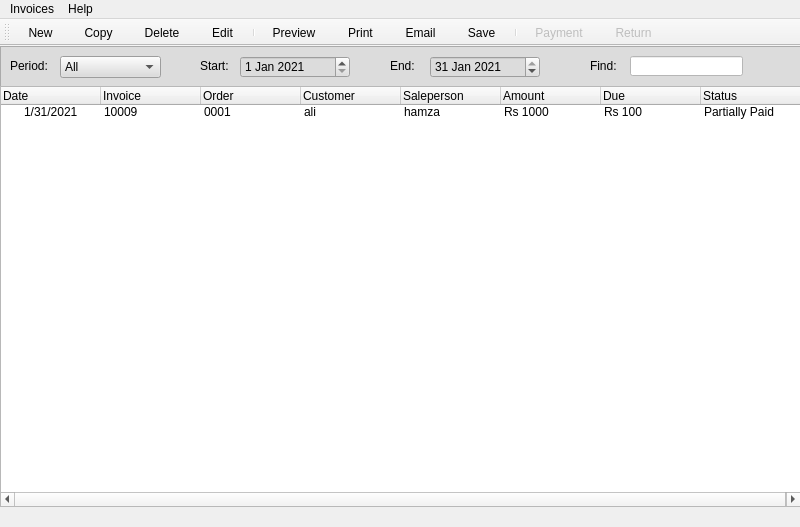
<?xml version="1.0" encoding="UTF-8"?>
<ui version="4.0">
 <class>allInvoicesView</class>
 <widget class="QMainWindow" name="allInvoicesView">
  <property name="enabled">
   <bool>true</bool>
  </property>
  <property name="geometry">
   <rect>
    <x>0</x>
    <y>0</y>
    <width>800</width>
    <height>527</height>
   </rect>
  </property>
  <property name="windowTitle">
   <string>Invoices</string>
  </property>
  <widget class="QWidget" name="centralwidget">
   <widget class="QFrame" name="frame">
    <property name="geometry">
     <rect>
      <x>0</x>
      <y>0</y>
      <width>801</width>
      <height>41</height>
     </rect>
    </property>
    <property name="styleSheet">
     <string notr="true">background-color: rgb(220, 220, 220);</string>
    </property>
    <property name="frameShape">
     <enum>QFrame::StyledPanel</enum>
    </property>
    <property name="frameShadow">
     <enum>QFrame::Raised</enum>
    </property>
    <widget class="QLabel" name="label">
     <property name="geometry">
      <rect>
       <x>10</x>
       <y>10</y>
       <width>47</width>
       <height>20</height>
      </rect>
     </property>
     <property name="text">
      <string>Period:</string>
     </property>
    </widget>
    <widget class="QComboBox" name="periodComboBox">
     <property name="geometry">
      <rect>
       <x>60</x>
       <y>10</y>
       <width>101</width>
       <height>22</height>
      </rect>
     </property>
     <item>
      <property name="text">
       <string>All</string>
      </property>
     </item>
     <item>
      <property name="text">
       <string>Custom</string>
      </property>
     </item>
     <item>
      <property name="text">
       <string>Today</string>
      </property>
     </item>
     <item>
      <property name="text">
       <string>Yesterday</string>
      </property>
     </item>
     <item>
      <property name="text">
       <string>This Week</string>
      </property>
     </item>
     <item>
      <property name="text">
       <string>Last Week</string>
      </property>
     </item>
     <item>
      <property name="text">
       <string>This Month</string>
      </property>
     </item>
     <item>
      <property name="text">
       <string>Last Month</string>
      </property>
     </item>
    </widget>
    <widget class="QLabel" name="label_2">
     <property name="geometry">
      <rect>
       <x>200</x>
       <y>10</y>
       <width>47</width>
       <height>20</height>
      </rect>
     </property>
     <property name="text">
      <string>Start:</string>
     </property>
    </widget>
    <widget class="QLabel" name="label_3">
     <property name="geometry">
      <rect>
       <x>390</x>
       <y>10</y>
       <width>47</width>
       <height>20</height>
      </rect>
     </property>
     <property name="text">
      <string>End:</string>
     </property>
    </widget>
    <widget class="QDateEdit" name="startDateEdit">
     <property name="geometry">
      <rect>
       <x>240</x>
       <y>10</y>
       <width>110</width>
       <height>22</height>
      </rect>
     </property>
     <property name="dateTime">
      <datetime>
       <hour>0</hour>
       <minute>0</minute>
       <second>0</second>
       <year>2021</year>
       <month>1</month>
       <day>1</day>
      </datetime>
     </property>
    </widget>
    <widget class="QDateEdit" name="endDateEdit_2">
     <property name="geometry">
      <rect>
       <x>430</x>
       <y>10</y>
       <width>110</width>
       <height>22</height>
      </rect>
     </property>
     <property name="dateTime">
      <datetime>
       <hour>0</hour>
       <minute>0</minute>
       <second>0</second>
       <year>2021</year>
       <month>1</month>
       <day>31</day>
      </datetime>
     </property>
    </widget>
    <widget class="QLabel" name="label_7">
     <property name="geometry">
      <rect>
       <x>590</x>
       <y>10</y>
       <width>31</width>
       <height>20</height>
      </rect>
     </property>
     <property name="text">
      <string>Find:</string>
     </property>
    </widget>
    <widget class="QLineEdit" name="findInput">
     <property name="geometry">
      <rect>
       <x>630</x>
       <y>10</y>
       <width>113</width>
       <height>20</height>
      </rect>
     </property>
     <property name="toolTip">
      <string>Search by Invoice Number OR Customer Name OR Saleperson</string>
     </property>
     <property name="styleSheet">
      <string notr="true">background-color: rgb(255, 255, 255);</string>
     </property>
    </widget>
   </widget>
   <widget class="QTreeWidget" name="treeWidget">
    <property name="geometry">
     <rect>
      <x>0</x>
      <y>40</y>
      <width>801</width>
      <height>421</height>
     </rect>
    </property>
    <column>
     <property name="text">
      <string>Date</string>
     </property>
    </column>
    <column>
     <property name="text">
      <string>Invoice</string>
     </property>
    </column>
    <column>
     <property name="text">
      <string>Order</string>
     </property>
    </column>
    <column>
     <property name="text">
      <string>Customer</string>
     </property>
    </column>
    <column>
     <property name="text">
      <string>Saleperson</string>
     </property>
    </column>
    <column>
     <property name="text">
      <string>Amount</string>
     </property>
    </column>
    <column>
     <property name="text">
      <string>Due</string>
     </property>
    </column>
    <column>
     <property name="text">
      <string>Status</string>
     </property>
    </column>
    <item>
     <property name="text">
      <string>1/31/2021</string>
     </property>
     <property name="text">
      <string>10009</string>
     </property>
     <property name="text">
      <string>0001</string>
     </property>
     <property name="text">
      <string>ali</string>
     </property>
     <property name="text">
      <string>hamza</string>
     </property>
     <property name="text">
      <string>Rs 1000</string>
     </property>
     <property name="text">
      <string>Rs 100</string>
     </property>
     <property name="text">
      <string>Partially Paid</string>
     </property>
    </item>
   </widget>
  </widget>
  <widget class="QMenuBar" name="menubar">
   <property name="geometry">
    <rect>
     <x>0</x>
     <y>0</y>
     <width>800</width>
     <height>21</height>
    </rect>
   </property>
   <widget class="QMenu" name="menuInvoices">
    <property name="title">
     <string>Invoices</string>
    </property>
    <addaction name="actionNew_Invoice"/>
    <addaction name="actionCopy_Invoice"/>
    <addaction name="actionDelete_Invoice"/>
    <addaction name="separator"/>
    <addaction name="actionFind"/>
    <addaction name="actionFind_Next_f3"/>
    <addaction name="separator"/>
    <addaction name="actionPrint_Invoice"/>
    <addaction name="actionPrint_Preview"/>
    <addaction name="separator"/>
    <addaction name="actionCloose"/>
   </widget>
   <widget class="QMenu" name="menuHelp">
    <property name="title">
     <string>Help</string>
    </property>
    <addaction name="actionHelp_Contents"/>
    <addaction name="separator"/>
    <addaction name="actionContact_Developer"/>
   </widget>
   <addaction name="menuInvoices"/>
   <addaction name="menuHelp"/>
  </widget>
  <widget class="QToolBar" name="toolBar">
   <property name="windowTitle">
    <string>toolBar</string>
   </property>
   <property name="styleSheet">
    <string notr="true">QToolButton { padding-right: 20px; }
</string>
   </property>
   <property name="allowedAreas">
    <set>Qt::AllToolBarAreas</set>
   </property>
   <property name="iconSize">
    <size>
     <width>24</width>
     <height>24</height>
    </size>
   </property>
   <property name="toolButtonStyle">
    <enum>Qt::ToolButtonTextUnderIcon</enum>
   </property>
   <attribute name="toolBarArea">
    <enum>TopToolBarArea</enum>
   </attribute>
   <attribute name="toolBarBreak">
    <bool>false</bool>
   </attribute>
   <addaction name="actionNewInvoiceTool"/>
   <addaction name="actionCopytool"/>
   <addaction name="actionDeleteTool"/>
   <addaction name="actionEditTool"/>
   <addaction name="separator"/>
   <addaction name="actionPreviewTool"/>
   <addaction name="actionPrintTool"/>
   <addaction name="actionEmailTool"/>
   <addaction name="actionSave"/>
   <addaction name="separator"/>
   <addaction name="actionPayment"/>
   <addaction name="actionReturn"/>
  </widget>
  <action name="actionNew_Invoice">
   <property name="text">
    <string>New Invoice</string>
   </property>
  </action>
  <action name="actionCopy_Invoice">
   <property name="text">
    <string>Copy Invoice</string>
   </property>
  </action>
  <action name="actionDelete_Invoice">
   <property name="text">
    <string>Delete Invoice</string>
   </property>
  </action>
  <action name="actionFind">
   <property name="text">
    <string>Find                Ctrl+F</string>
   </property>
  </action>
  <action name="actionFind_Next_f3">
   <property name="text">
    <string>Find Next           F3</string>
   </property>
  </action>
  <action name="actionPrint_Invoice">
   <property name="text">
    <string>Print Invoice</string>
   </property>
  </action>
  <action name="actionPrint_Preview">
   <property name="text">
    <string>Print Preview</string>
   </property>
  </action>
  <action name="actionCloose">
   <property name="text">
    <string>Close</string>
   </property>
  </action>
  <action name="actionHelp_Contents">
   <property name="text">
    <string>Help Contents</string>
   </property>
  </action>
  <action name="actionContact_Developer">
   <property name="text">
    <string>Contact Developer</string>
   </property>
  </action>
  <action name="actionNewInvoiceTool">
   <property name="icon">
    <iconset>
     <normaloff>C:/Users/MOIZ/Downloads/icons/plus-circle.png</normaloff>C:/Users/MOIZ/Downloads/icons/plus-circle.png</iconset>
   </property>
   <property name="text">
    <string>New</string>
   </property>
   <property name="toolTip">
    <string>New Invoice</string>
   </property>
  </action>
  <action name="actionCopytool">
   <property name="icon">
    <iconset>
     <normaloff>C:/Users/MOIZ/Downloads/icons/document-copy.png</normaloff>C:/Users/MOIZ/Downloads/icons/document-copy.png</iconset>
   </property>
   <property name="text">
    <string>Copy</string>
   </property>
   <property name="toolTip">
    <string>Copy Selected Invoice for New Invoice</string>
   </property>
  </action>
  <action name="actionDeleteTool">
   <property name="icon">
    <iconset>
     <normaloff>C:/Users/MOIZ/Downloads/icons/cross.png</normaloff>C:/Users/MOIZ/Downloads/icons/cross.png</iconset>
   </property>
   <property name="text">
    <string>Delete</string>
   </property>
   <property name="toolTip">
    <string>Delete Selected Invoice</string>
   </property>
  </action>
  <action name="actionEditTool">
   <property name="icon">
    <iconset>
     <normaloff>C:/Users/MOIZ/Downloads/icons/pencil.png</normaloff>C:/Users/MOIZ/Downloads/icons/pencil.png</iconset>
   </property>
   <property name="text">
    <string>Edit</string>
   </property>
   <property name="toolTip">
    <string>Edit Selected Invoice</string>
   </property>
  </action>
  <action name="actionPreviewTool">
   <property name="icon">
    <iconset>
     <normaloff>C:/Users/MOIZ/Downloads/icons/document-search-result.png</normaloff>C:/Users/MOIZ/Downloads/icons/document-search-result.png</iconset>
   </property>
   <property name="text">
    <string>Preview</string>
   </property>
   <property name="toolTip">
    <string>Preview Selected Invoice</string>
   </property>
  </action>
  <action name="actionPrintTool">
   <property name="icon">
    <iconset>
     <normaloff>C:/Users/MOIZ/Downloads/icons/printer-empty.png</normaloff>C:/Users/MOIZ/Downloads/icons/printer-empty.png</iconset>
   </property>
   <property name="text">
    <string>Print</string>
   </property>
   <property name="toolTip">
    <string>Print Selected Invoice</string>
   </property>
   <property name="shortcut">
    <string>Ctrl+P</string>
   </property>
  </action>
  <action name="actionEmailTool">
   <property name="icon">
    <iconset>
     <normaloff>C:/Users/MOIZ/Downloads/icons/mail-forward.png</normaloff>C:/Users/MOIZ/Downloads/icons/mail-forward.png</iconset>
   </property>
   <property name="text">
    <string>Email</string>
   </property>
   <property name="toolTip">
    <string>Email Selected Invoice</string>
   </property>
  </action>
  <action name="actionSave">
   <property name="icon">
    <iconset>
     <normaloff>C:/Users/MOIZ/Downloads/icons/document-pdf.png</normaloff>C:/Users/MOIZ/Downloads/icons/document-pdf.png</iconset>
   </property>
   <property name="text">
    <string>Save</string>
   </property>
   <property name="toolTip">
    <string>Save Selected Invoice as PDF</string>
   </property>
  </action>
  <action name="actionPayment">
   <property name="enabled">
    <bool>false</bool>
   </property>
   <property name="icon">
    <iconset>
     <normaloff>C:/Users/MOIZ/Downloads/icons/money.png</normaloff>C:/Users/MOIZ/Downloads/icons/money.png</iconset>
   </property>
   <property name="text">
    <string>Payment</string>
   </property>
   <property name="toolTip">
    <string>Apply a Payment for Selected Invoice</string>
   </property>
  </action>
  <action name="actionReturn">
   <property name="enabled">
    <bool>false</bool>
   </property>
   <property name="icon">
    <iconset>
     <normaloff>C:/Users/MOIZ/Downloads/icons/document-invoice.png</normaloff>C:/Users/MOIZ/Downloads/icons/document-invoice.png</iconset>
   </property>
   <property name="text">
    <string>Return</string>
   </property>
   <property name="toolTip">
    <string>Return for Seleced Invoice</string>
   </property>
  </action>
 </widget>
 <resources/>
 <connections/>
</ui>
